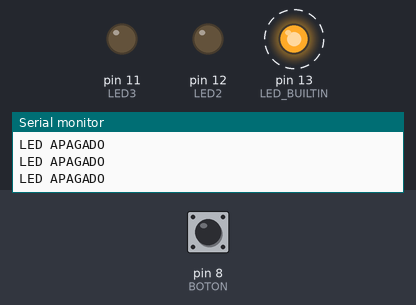
This sketch was run on a simulated Arduino Uno, built with avr-gcc and run on an emulated ATmega328P. On the bench: output pins drawn as LEDs (lit = HIGH), the last lines printed to the serial monitor. Dashed ring = blinking. The inputs (shaded band) are chosen by the test bench; at power-on: pin 8 (BOTON) HIGH.

Above: at 1.2 s.
1.3 s: pin 8 (BOTON) pulled LOW for 0.15 s
At 3.8 s:
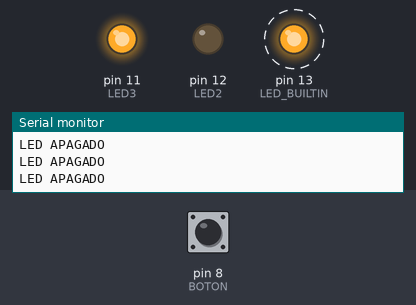
4.4 s: pin 8 (BOTON) pulled LOW for 0.15 s
At 4.48 s:
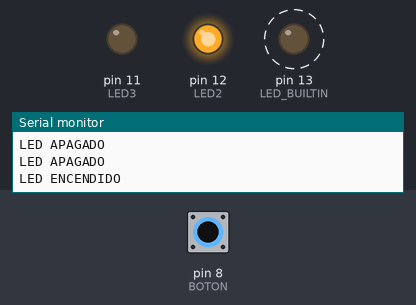
7.4 s: pin 8 (BOTON) pulled LOW for 1 s
At 7.9 s:
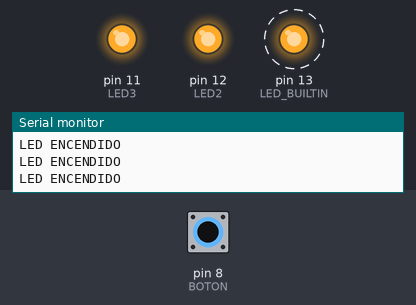
10.4 s: pin 8 (BOTON) pulled LOW for 3.2 s
At 13.5 s:
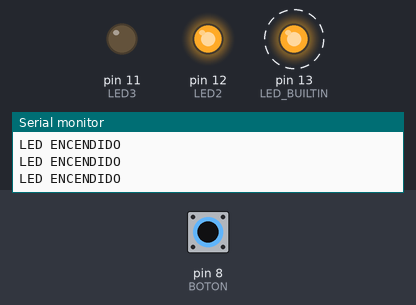
15.1 s: pin 8 (BOTON) pulsed LOW 5 times (0.12 s each, 0.3 s apart)
At 16.22 s:
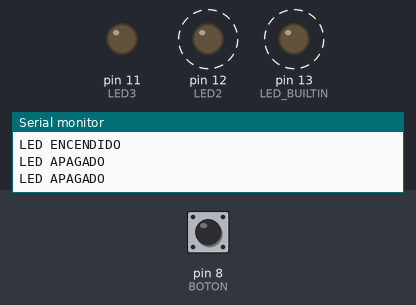
19.6 s: pin 8 (BOTON) driven LOW
At 22.9 s:
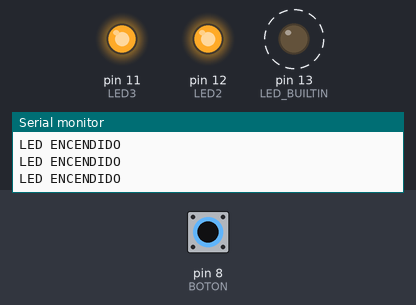
Timing chart, 0 to 23.6 s (numbered marks = the images above; inputs shaded):
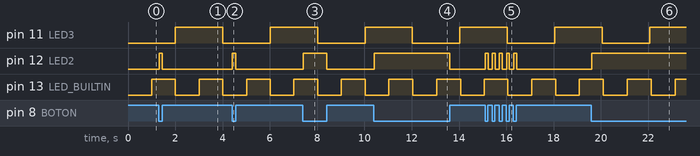

The sketch:

PRACTICA2EJERCICIO3.ino
```cpp
int BOTON = 8;
int LED2 = 12;
int LED3 = 11; // Nuevo LED

unsigned long tiempoAnterior = 0;
unsigned long tiempoAnterior2 = 0;
unsigned long tiempoActual;

const unsigned long intervalo = 1000;
const unsigned long intervalo2 = 2000;

void setup() {
  pinMode(LED_BUILTIN, OUTPUT);
  pinMode(LED2, OUTPUT);
  pinMode(LED3, OUTPUT);

  Serial.begin(9600);
  Serial.println("Lectura de boton iniciada");

  pinMode(BOTON, INPUT_PULLUP);
}

void loop() {
  tiempoActual = millis();

  // Primer LED: parpadea cada 1 segundo
  if (tiempoActual - tiempoAnterior >= intervalo) {
    tiempoAnterior = tiempoActual;
    digitalWrite(LED_BUILTIN, !digitalRead(LED_BUILTIN));
  }

  // Segundo LED parpadeante: cada 2 segundos
  if (tiempoActual - tiempoAnterior2 >= intervalo2) {
    tiempoAnterior2 = tiempoActual;
    digitalWrite(LED3, !digitalRead(LED3));
  }

  // LED controlado por el botón
  int lectura = digitalRead(BOTON);

  if (lectura == LOW) {
    digitalWrite(LED2, HIGH);
    Serial.println("LED ENCENDIDO");
  } else {
    digitalWrite(LED2, LOW);
    Serial.println("LED APAGADO");
  }
}
```

Measured:
- after the input at 1.3 s, pin 12 (LED2): LOW → HIGH at once, → LOW 0.14 s later
- after the input at 4.4 s, pin 12 (LED2): LOW → HIGH at once, → LOW 0.16 s later
- after the input at 7.4 s, pin 12 (LED2): LOW → HIGH at once, → LOW 1.0 s later
- after the input at 10.4 s, pin 12 (LED2): LOW → HIGH at once, → LOW 3.2 s later
- after the input at 15.1 s, pin 12 (LED2): alternates HIGH for 0.12 s and LOW for 0.18 s, 10 changes in all, then stays LOW, starting at once
- after the input at 19.6 s, pin 12 (LED2): LOW → HIGH at once
- by itself, pin 13 (LED_BUILTIN): alternates HIGH for 1.0 s and LOW for 1.0 s
